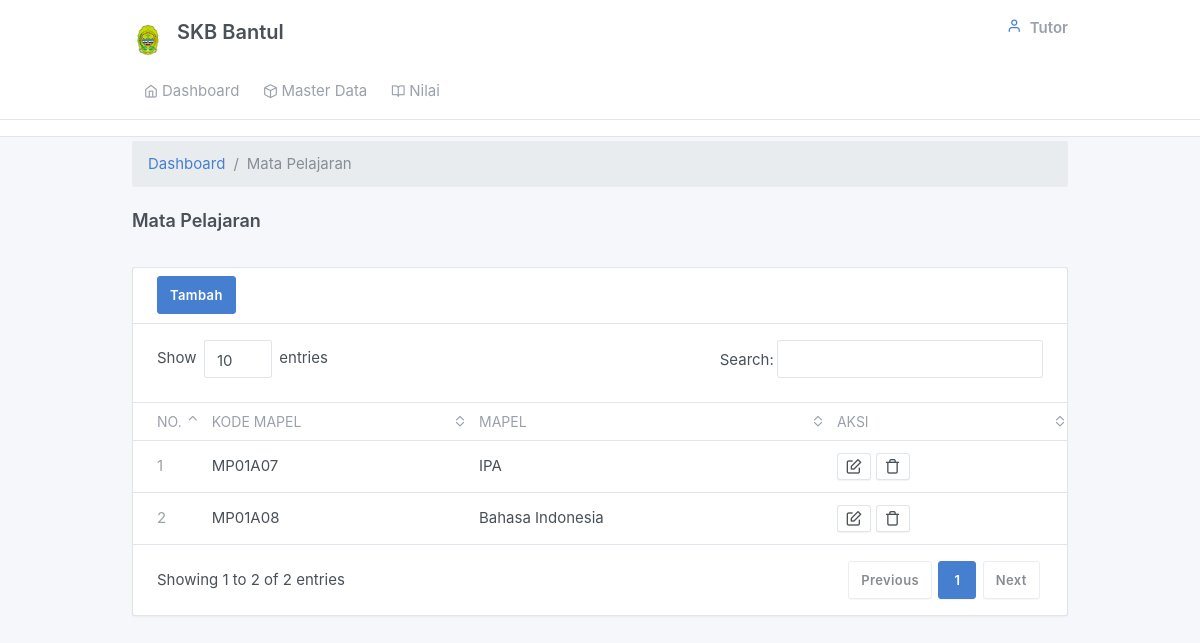
Page /tutor/mapel.php on the earlier database version.
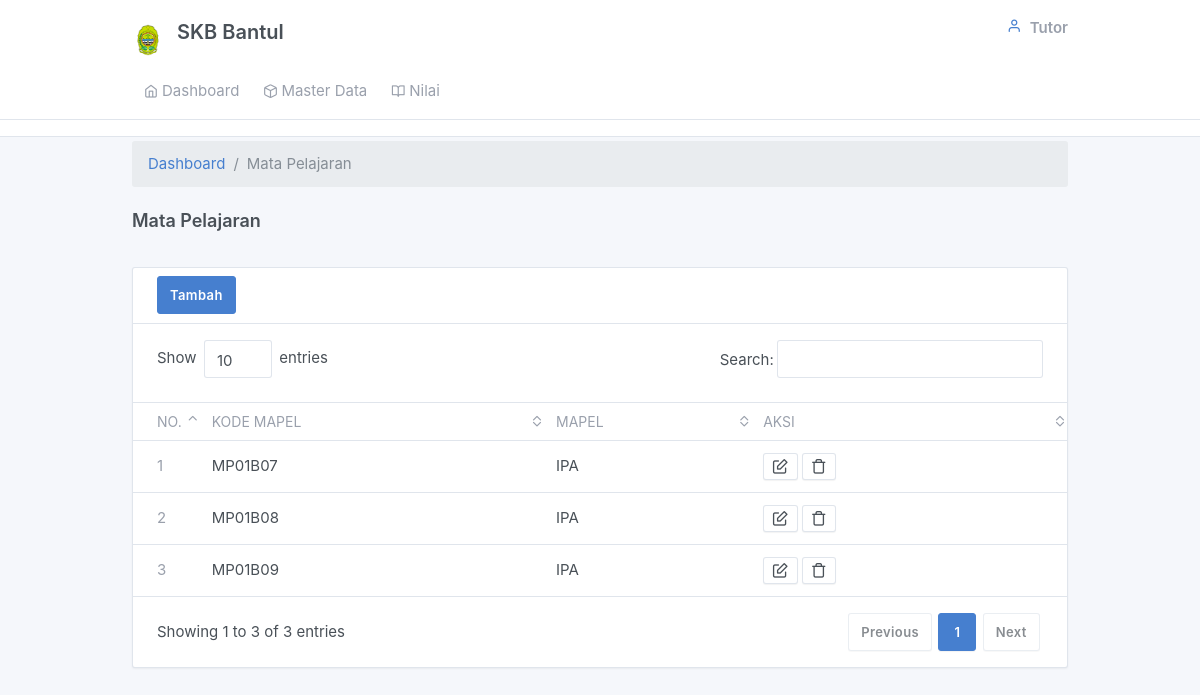
Same page on the later database version.
### tables this page shows
CREATE TABLE `mapel` (
  `kode_mapel` varchar(11) NOT NULL,
  `nama_mapel` varchar(30) NOT NULL,
  `kode_kelas` int(11) NOT NULL,
  `kode_tutor` varchar(11) NOT NULL
);

### tutor/mapel.php (the view, shortened to what this page needs)
<?php include_once "views/main.php";?>
<?php
switch ($_GET["act"]){
default:
?>
<div class="my-3 my-md-1">
  <div class="container">
          <ol class="breadcrumb">
            <li class="breadcrumb-item">
              <a href="../index.php">Dashboard</a>
            </li>
            <li class="breadcrumb-item active">Mata Pelajaran</li>
          </ol>
    <div class="page-header">
      <h4 class="">
        Mata Pelajaran
      </h4>
    </div>
      <div class="">
        <div class="card">
          <div class="card-header">
          <a href="?&act=form_create" class="btn btn-primary" role="button">Tambah</a>
          </div>
          <div class="table-responsive">
            <table class="table card-table table-vcenter text-nowrap datatable">
              <thead>
                <tr>
                  <th class="w-2">No.</th>
                  <th>Kode Mapel</th>
                  <th>Mapel</th>
                  <th>Aksi</th>
                </tr>
              </thead>
              <tbody>
              <?php
              $sql=mysqli_query($connect,"SELECT * from mapel order by kode_mapel asc");
              $no=1;
              while($h=mysqli_fetch_array($sql)){ ?>
                <tr>
                  <td><span class="text-muted"><?php echo $no;?></span></td>
                  <td><?php echo $h['kode_mapel'];?></td>
                  <td><?php echo $h['nama_mapel'];?></td>
                  <td class="text-left">
                    <a href="?&act=form_update&id=<?php echo $h['kode_mapel'];?>" class="btn btn-secondary btn-sm"><i class="fe fe-edit"></i></a>
                    <a href='?&act=delete&id=<?php echo $h['kode_mapel'];?>' onClick="return confirm('Yakin data akan dihapus ?')"
                    class="btn btn-secondary btn-sm"><i class="fe fe-trash"></i></a>
                  </td>
                </tr>
              <?php $no++; } ?>
              </tbody>
            </table>
          </div>
        </div>
      </div>
    </div>
  </div>
<?php
break;
?>
<?php
}
?>

Differences in the rows shown:
removed mapel: kode_mapel "MP01A07", nama_mapel "IPA"
removed mapel: kode_mapel "MP01A08", nama_mapel "Bahasa Indonesia"
added mapel: kode_mapel "MP01B07", nama_mapel "IPA"
added mapel: kode_mapel "MP01B08", nama_mapel "IPA"
added mapel: kode_mapel "MP01B09", nama_mapel "IPA"
Other differences:
text written by a page script: "Show entries Search: Showing 1 to 2 of 2 entries Previous 1 Next" → "Show entries Search: Showing 1 to 3 of 3 entries Previous 1 Next"
